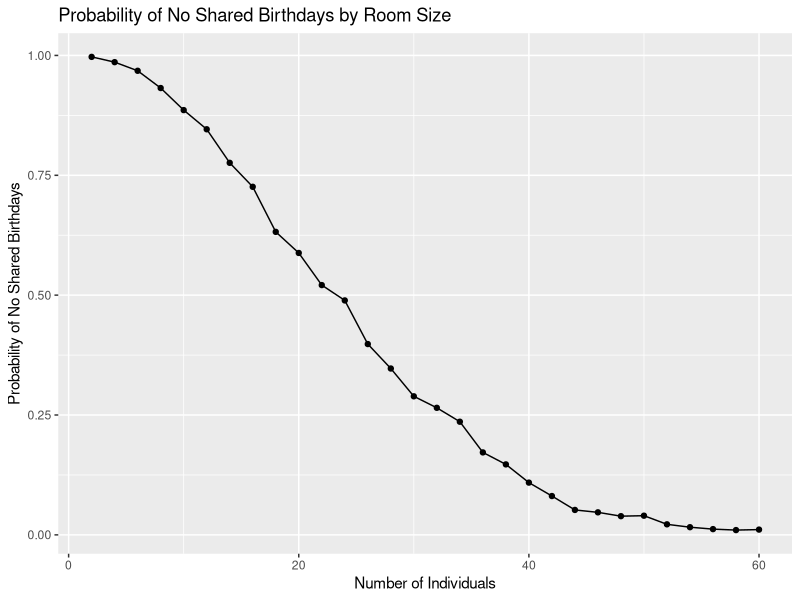
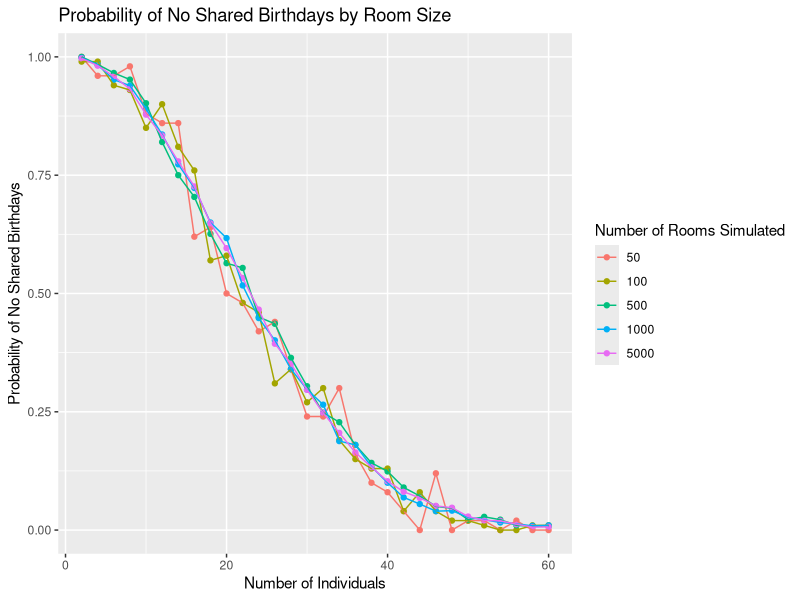

Reproduce these figures in R, in order.
## ---- chunk 1
x <- sample(1:365, 25, replace = TRUE)

any(duplicated(x))#False, so none the same
## ---- chunk 2
genRoom <- function(n.indiv){
  x <- sample(1:365, n.indiv, replace = TRUE)
  if (any(duplicated(x))){
    print("There is a shared birthday")
  } else {
    print("There is no shared birthday")
  }
}
## ---- chunk 3
#a. elapsed was 0.00
system.time({
  rooms <- matrix(NA, nrow=1000, ncol=25)

  for (i in 1:1000){
    rooms[i,] <- sample(1:365, 25, replace = TRUE)
  }
})

#b. elasped was 0.02
system.time({
  rooms2 <- t(sapply(1:1000, function(i) sample(1:365, 25, replace = TRUE)))
})

## ---- chunk 4
simRooms <- function(n.indiv, n.sim){
    rooms <- matrix(NA, nrow=n.sim, ncol=n.indiv)
    no_shared <- 0
    
    for (i in 1:n.sim){
      rooms[i,] <- sample(1:365, n.indiv, replace = TRUE)
    
      
    
      if (!any(duplicated(rooms[i,]))) {
      no_shared <- no_shared + 1}}
    
    return(no_shared/n.sim)
}

n <- seq(2, 60, by = 2)

prob <- sapply(n, function(x) simRooms(x, 1000))
## ---- chunk 5
results <- data.frame(n, prob)
library(ggplot2)

ggplot(results, aes(x = n, y = prob)) +
      geom_point() +
      geom_line() +
      labs(
      title = "Probability of No Shared Birthdays by Room Size",
      x = "Number of Individuals",
      y = "Probability of No Shared Birthdays"
  )

## ---- chunk 6
n2 <- c(50,100,500,1000,5000)
results2 <- data.frame()

for (i in n2) {
  prob2 <- sapply(n, function(x) simRooms(x, i))
  
  temp <- data.frame(
    n,
    i,
    prob2
  )
  
  results2 <- rbind(results2, temp)
}

ggplot(results2, aes(x = n, y = prob2, color = factor(i))) +
  geom_point() +
  geom_line() +
  labs(
    title = "Probability of No Shared Birthdays by Room Size",
    x = "Number of Individuals",
    y = "Probability of No Shared Birthdays",
    color = "Number of Rooms Simulated"
  )
